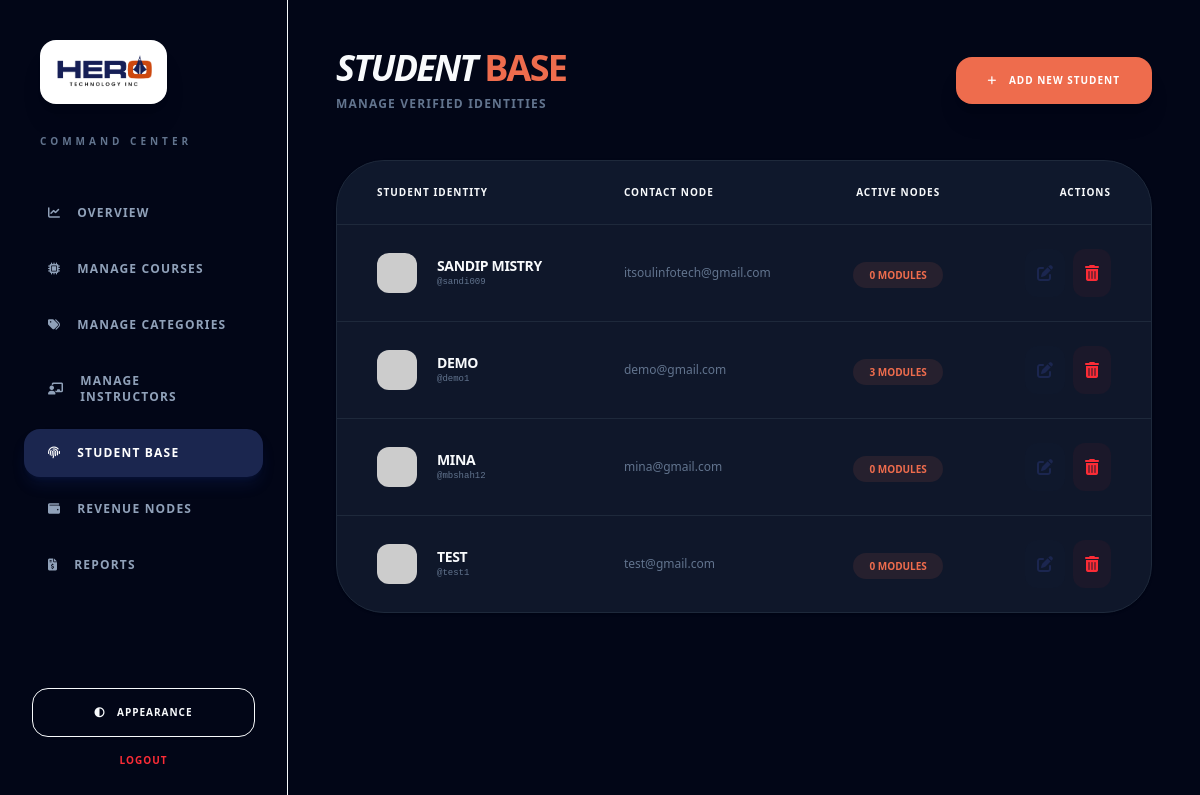
The app's page /backpanel/manage-students.php?error=not_found (signed in) with its own data.
### tables this page shows
CREATE TABLE `user_master` (
  `user_id` int(11) NOT NULL,
  `name` varchar(50) DEFAULT NULL,
  `username` varchar(50) NOT NULL,
  `phone` varchar(15) NOT NULL,
  `email` varchar(50) NOT NULL,
  `gender` enum('male','female','other','') NOT NULL,
  `password` varchar(50) DEFAULT NULL,
  `role` enum('student','admin','manager') DEFAULT 'student',
  `datetime` timestamp NOT NULL DEFAULT current_timestamp() ON UPDATE current_timestamp(),
  `status` enum('publish','draft') DEFAULT 'publish'
);

### backpanel/manage-students.php (the view, shortened to what this page needs)
<?php
require '../config.php';
$query = "SELECT u.user_id, u.name, u.email, u.username, u.gender, u.phone,
          (SELECT COUNT(*) FROM enrollments e WHERE e.user_id = u.user_id) as node_count
          FROM user_master u
          WHERE u.role = 'student'
          ORDER BY u.user_id DESC";
$result = mysqli_query($conn, $query);
?>
<!DOCTYPE html>
<html lang="en" class="dark">
<head>
    <script src="https://cdn.jsdelivr.net/npm/@tailwindcss/browser@4"></script>
    <link href="https://cdnjs.cloudflare.com/ajax/libs/font-awesome/6.5.2/css/all.min.css" rel="stylesheet"/>
</head>
<body class="bg-[var(--app-bg)] text-[var(--text-main)] antialiased min-h-screen flex overflow-hidden">
    <?php include 'sidebar.php'; ?>
    <main class="flex-1 h-screen overflow-y-auto p-6 lg:p-12">
        <header class="flex justify-between items-center mb-12">
            <div>
                <h1 class="text-4xl font-black tracking-tighter uppercase italic">
                    Student <span class="text-hero-orange not-italic">Base</span>
                </h1>
                <p class="text-slate-500 text-xs font-bold uppercase tracking-widest mt-2">Manage verified identities</p>
            </div>
            <button onclick="toggleModal('addModal')" class="bg-hero-orange text-white px-8 py-4 rounded-2xl font-black uppercase text-[10px] tracking-widest shadow-xl hover:scale-105 transition-all">
                <i class="fas fa-plus mr-2"></i>
                Add New Student
            </button>
        </header>
        <div class="bg-[var(--card-bg)] rounded-[3rem] border border-[var(--border-color)] shadow-sm overflow-hidden">
            <table class="w-full text-left">
                <thead class="bg-hero-blue/5 border-b border-[var(--border-color)]">
                    <tr>
                        <th class="px-10 py-6 text-[10px] font-black uppercase tracking-widest">Student Identity</th>
                        <th class="px-10 py-6 text-[10px] font-black uppercase tracking-widest">Contact Node</th>
                        <th class="px-10 py-6 text-[10px] font-black uppercase tracking-widest text-center">Active Nodes</th>
                        <th class="px-10 py-6 text-[10px] font-black uppercase tracking-widest text-right">Actions</th>
                    </tr>
                </thead>
                <tbody class="divide-y divide-[var(--border-color)]">
                    <?php if(mysqli_num_rows($result) > 0): ?>
                        <?php while($row = mysqli_fetch_assoc($result)): ?>
                        <tr class="hover:bg-hero-orange/[0.02] transition-colors">
                            <td class="px-10 py-6">
                                <div class="flex items-center gap-5">
                                    <img src="https://ui-avatars.com/api/?name=<?= urlencode($row['name']) ?>&background=1B264F&color=fff" class="w-10 h-10 rounded-xl">
                                    <div>
                                        <p class="text-sm font-black uppercase tracking-tight"><?= htmlspecialchars($row['name']) ?></p>
                                        <p class="text-[9px] font-mono text-slate-500 lowercase">@<?= htmlspecialchars($row['username']) ?></p>
                                    </div>
                                </div>
                            </td>
                            <td class="px-10 py-6 text-xs text-slate-500">
                                <?= htmlspecialchars($row['email']) ?>
                            </td>
                            <td class="px-10 py-6 text-center">
                                <span class="px-4 py-1.5 bg-hero-orange/10 text-hero-orange text-[10px] font-black rounded-full uppercase">
                                    <?= $row['node_count'] ?> Modules
                                </span>
                            </td>
                            <td class="px-10 py-6 text-right">
                                <div class="flex justify-end gap-2">
                                    <a href="edit-student.php?id=<?= $row['user_id'] ?>" class="p-3 bg-hero-blue/5 rounded-xl text-hero-blue hover:bg-hero-blue hover:text-white transition-all">
                                        <i class="fas fa-edit"></i>
                                    </a>
                                    <button onclick="confirmDelete(<?= $row['user_id'] ?>)" class="p-3 bg-red-500/5 rounded-xl text-red-500 hover:bg-red-500 hover:text-white transition-all">
                                        <i class="fas fa-trash-alt"></i>
                                    </button>
                                </div>
                            </td>
                        </tr>
                        <?php endwhile; ?>
                    <?php endif; ?>
                </tbody>
            </table>
        </div>
    </main>
</body>
</html>

### backpanel/manage-students.php (style rules this page uses)
:root { --app-bg: #F8FAFC; --card-bg: #FFFFFF; --text-main: #1B264F; --border-color: #E2E8F0; }
.dark { --app-bg: #020617; --card-bg: #0F172A; --text-main: #F8FAFC; --border-color: #1E293B; }

### records on screen
user_master: name "SANDIP MISTRY", username "sandi009", email "itsoulinfotech@gmail.com", node_count "0"
user_master: name "DEMO", username "demo1", email "demo@gmail.com", node_count "3"
user_master: name "MINA", username "mbshah12", email "mina@gmail.com", node_count "0"
user_master: name "TEST", username "test1", email "test@gmail.com", node_count "0"
